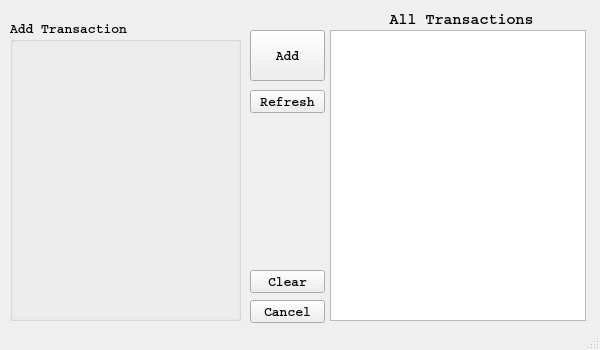
<?xml version="1.0" encoding="UTF-8"?>
<ui version="4.0">
 <class>TransactionAdditionWindow</class>
 <widget class="QMainWindow" name="TransactionAdditionWindow">
  <property name="windowModality">
   <enum>Qt::ApplicationModal</enum>
  </property>
  <property name="geometry">
   <rect>
    <x>0</x>
    <y>0</y>
    <width>600</width>
    <height>350</height>
   </rect>
  </property>
  <property name="sizePolicy">
   <sizepolicy hsizetype="Fixed" vsizetype="Fixed">
    <horstretch>0</horstretch>
    <verstretch>0</verstretch>
   </sizepolicy>
  </property>
  <property name="font">
   <font>
    <family>Courier</family>
    <pointsize>10</pointsize>
    <weight>75</weight>
    <bold>true</bold>
   </font>
  </property>
  <property name="windowTitle">
   <string>Add Transaction</string>
  </property>
  <widget class="QWidget" name="centralwidget">
   <widget class="QListWidget" name="listWidget">
    <property name="geometry">
     <rect>
      <x>330</x>
      <y>30</y>
      <width>256</width>
      <height>291</height>
     </rect>
    </property>
   </widget>
   <widget class="QPushButton" name="addTransactionButton">
    <property name="geometry">
     <rect>
      <x>250</x>
      <y>30</y>
      <width>75</width>
      <height>51</height>
     </rect>
    </property>
    <property name="font">
     <font>
      <pointsize>10</pointsize>
     </font>
    </property>
    <property name="text">
     <string>Add</string>
    </property>
   </widget>
   <widget class="QPushButton" name="clearWidgetsButton">
    <property name="geometry">
     <rect>
      <x>250</x>
      <y>270</y>
      <width>75</width>
      <height>23</height>
     </rect>
    </property>
    <property name="text">
     <string>Clear</string>
    </property>
   </widget>
   <widget class="QPushButton" name="cancelButton">
    <property name="geometry">
     <rect>
      <x>250</x>
      <y>300</y>
      <width>75</width>
      <height>23</height>
     </rect>
    </property>
    <property name="text">
     <string>Cancel</string>
    </property>
   </widget>
   <widget class="QPushButton" name="refreshWindowButton">
    <property name="geometry">
     <rect>
      <x>250</x>
      <y>90</y>
      <width>75</width>
      <height>23</height>
     </rect>
    </property>
    <property name="font">
     <font>
      <pointsize>10</pointsize>
     </font>
    </property>
    <property name="text">
     <string>Refresh</string>
    </property>
   </widget>
   <widget class="QLabel" name="addTransactionLabel">
    <property name="geometry">
     <rect>
      <x>336</x>
      <y>10</y>
      <width>251</width>
      <height>20</height>
     </rect>
    </property>
    <property name="font">
     <font>
      <pointsize>11</pointsize>
     </font>
    </property>
    <property name="text">
     <string>All Transactions</string>
    </property>
    <property name="alignment">
     <set>Qt::AlignCenter</set>
    </property>
   </widget>
   <widget class="QGroupBox" name="addTransactionGroupBox">
    <property name="geometry">
     <rect>
      <x>10</x>
      <y>20</y>
      <width>231</width>
      <height>301</height>
     </rect>
    </property>
    <property name="title">
     <string>Add Transaction</string>
    </property>
   </widget>
  </widget>
  <widget class="QStatusBar" name="statusbar"/>
 </widget>
 <resources/>
 <connections/>
</ui>
